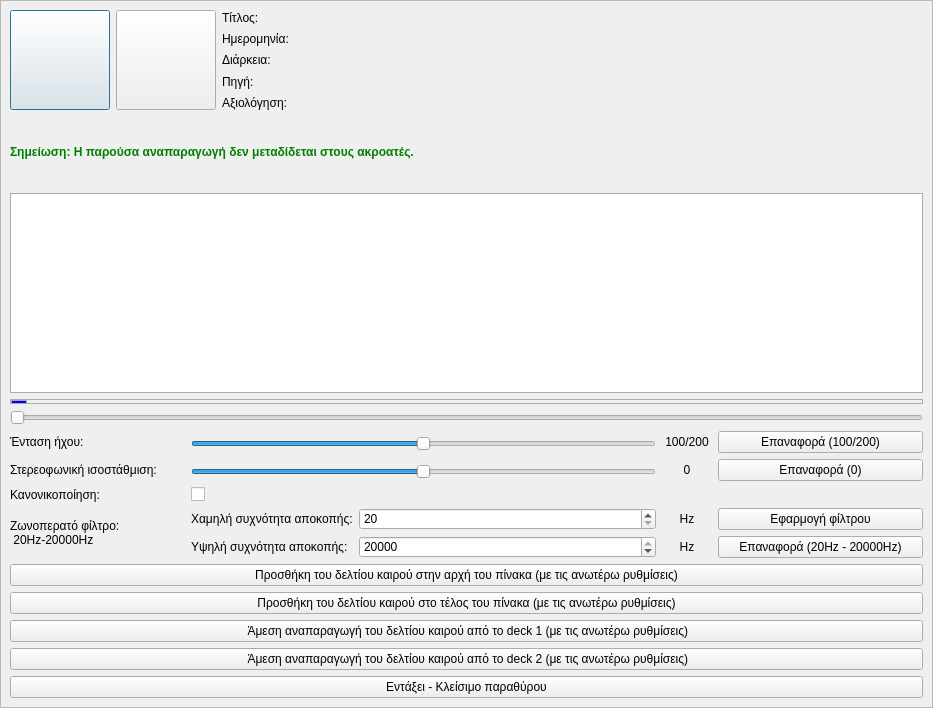
<?xml version="1.0" encoding="UTF-8"?>
<ui version="4.0">
 <class>Dialog</class>
 <widget class="QDialog" name="Dialog">
  <property name="geometry">
   <rect>
    <x>0</x>
    <y>0</y>
    <width>933</width>
    <height>708</height>
   </rect>
  </property>
  <property name="minimumSize">
   <size>
    <width>0</width>
    <height>0</height>
   </size>
  </property>
  <property name="windowTitle">
   <string>Προεπισκόπηση δελτίου καιρού</string>
  </property>
  <property name="windowIcon">
   <iconset resource="../../../../icons.qrc">
    <normaloff>:/rest-windows/assets/images/rest-windows/preview-weather.png</normaloff>:/rest-windows/assets/images/rest-windows/preview-weather.png</iconset>
  </property>
  <layout class="QGridLayout" name="gridLayout_2">
   <property name="leftMargin">
    <number>0</number>
   </property>
   <property name="topMargin">
    <number>0</number>
   </property>
   <property name="rightMargin">
    <number>0</number>
   </property>
   <property name="bottomMargin">
    <number>0</number>
   </property>
   <item row="0" column="0">
    <widget class="QScrollArea" name="scrollArea">
     <property name="widgetResizable">
      <bool>true</bool>
     </property>
     <widget class="QWidget" name="scrollAreaWidgetContents">
      <property name="geometry">
       <rect>
        <x>0</x>
        <y>0</y>
        <width>931</width>
        <height>706</height>
       </rect>
      </property>
      <property name="sizePolicy">
       <sizepolicy hsizetype="Ignored" vsizetype="Preferred">
        <horstretch>0</horstretch>
        <verstretch>0</verstretch>
       </sizepolicy>
      </property>
      <layout class="QGridLayout" name="gridLayout_6">
       <item row="0" column="0">
        <widget class="QFrame" name="frame">
         <property name="sizePolicy">
          <sizepolicy hsizetype="Preferred" vsizetype="Fixed">
           <horstretch>0</horstretch>
           <verstretch>0</verstretch>
          </sizepolicy>
         </property>
         <property name="minimumSize">
          <size>
           <width>0</width>
           <height>0</height>
          </size>
         </property>
         <property name="styleSheet">
          <string notr="true">QFrame{
	border:none;
}</string>
         </property>
         <property name="frameShape">
          <enum>QFrame::StyledPanel</enum>
         </property>
         <property name="frameShadow">
          <enum>QFrame::Raised</enum>
         </property>
         <layout class="QGridLayout" name="gridLayout">
          <property name="leftMargin">
           <number>0</number>
          </property>
          <property name="topMargin">
           <number>0</number>
          </property>
          <property name="rightMargin">
           <number>0</number>
          </property>
          <property name="bottomMargin">
           <number>0</number>
          </property>
          <item row="3" column="2">
           <widget class="QLabel" name="label_8">
            <property name="text">
             <string>Πηγή:</string>
            </property>
           </widget>
          </item>
          <item row="4" column="5">
           <widget class="QFrame" name="rating_frame">
            <property name="styleSheet">
             <string notr="true">QFrame{border:none;}</string>
            </property>
            <property name="frameShape">
             <enum>QFrame::StyledPanel</enum>
            </property>
            <property name="frameShadow">
             <enum>QFrame::Raised</enum>
            </property>
            <layout class="QGridLayout" name="gridLayout_5">
             <property name="leftMargin">
              <number>0</number>
             </property>
             <property name="topMargin">
              <number>0</number>
             </property>
             <property name="rightMargin">
              <number>0</number>
             </property>
             <property name="bottomMargin">
              <number>0</number>
             </property>
            </layout>
           </widget>
          </item>
          <item row="0" column="5">
           <widget class="QLabel" name="title">
            <property name="text">
             <string/>
            </property>
           </widget>
          </item>
          <item row="1" column="5">
           <widget class="QLabel" name="date">
            <property name="text">
             <string/>
            </property>
           </widget>
          </item>
          <item row="0" column="0" rowspan="5">
           <widget class="QPushButton" name="preview_play_or_pause">
            <property name="minimumSize">
             <size>
              <width>100</width>
              <height>100</height>
             </size>
            </property>
            <property name="maximumSize">
             <size>
              <width>100</width>
              <height>100</height>
             </size>
            </property>
            <property name="text">
             <string/>
            </property>
            <property name="icon">
             <iconset resource="../../../../icons.qrc">
              <normaloff>:/main-window/assets/images/main-window/play-song.png</normaloff>:/main-window/assets/images/main-window/play-song.png</iconset>
            </property>
            <property name="iconSize">
             <size>
              <width>50</width>
              <height>50</height>
             </size>
            </property>
           </widget>
          </item>
          <item row="2" column="2">
           <widget class="QLabel" name="label_3">
            <property name="sizePolicy">
             <sizepolicy hsizetype="Fixed" vsizetype="Preferred">
              <horstretch>0</horstretch>
              <verstretch>0</verstretch>
             </sizepolicy>
            </property>
            <property name="text">
             <string>Διάρκεια:</string>
            </property>
           </widget>
          </item>
          <item row="3" column="5">
           <widget class="QLabel" name="source">
            <property name="text">
             <string/>
            </property>
           </widget>
          </item>
          <item row="1" column="2">
           <widget class="QLabel" name="label_2">
            <property name="sizePolicy">
             <sizepolicy hsizetype="Fixed" vsizetype="Preferred">
              <horstretch>0</horstretch>
              <verstretch>0</verstretch>
             </sizepolicy>
            </property>
            <property name="text">
             <string>Ημερομηνία:</string>
            </property>
           </widget>
          </item>
          <item row="0" column="1" rowspan="5">
           <widget class="QPushButton" name="preview_stop">
            <property name="minimumSize">
             <size>
              <width>100</width>
              <height>100</height>
             </size>
            </property>
            <property name="maximumSize">
             <size>
              <width>100</width>
              <height>100</height>
             </size>
            </property>
            <property name="text">
             <string/>
            </property>
            <property name="icon">
             <iconset resource="../../../../icons.qrc">
              <normaloff>:/main-window/assets/images/main-window/stop-song.png</normaloff>:/main-window/assets/images/main-window/stop-song.png</iconset>
            </property>
            <property name="iconSize">
             <size>
              <width>50</width>
              <height>50</height>
             </size>
            </property>
           </widget>
          </item>
          <item row="4" column="2">
           <widget class="QLabel" name="label_9">
            <property name="text">
             <string>Αξιολόγηση:</string>
            </property>
           </widget>
          </item>
          <item row="2" column="5">
           <widget class="QLabel" name="current_and_total_duration">
            <property name="text">
             <string/>
            </property>
           </widget>
          </item>
          <item row="0" column="2">
           <widget class="QLabel" name="label">
            <property name="sizePolicy">
             <sizepolicy hsizetype="Fixed" vsizetype="Preferred">
              <horstretch>0</horstretch>
              <verstretch>0</verstretch>
             </sizepolicy>
            </property>
            <property name="text">
             <string>Τίτλος:</string>
            </property>
           </widget>
          </item>
         </layout>
        </widget>
       </item>
       <item row="1" column="0">
        <widget class="QLabel" name="label_14">
         <property name="styleSheet">
          <string notr="true">QLabel{
	font-weight:bold;
	color:green;
}</string>
         </property>
         <property name="text">
          <string>Σημείωση: Η παρούσα αναπαραγωγή δεν μεταδίδεται στους ακροατές.</string>
         </property>
        </widget>
       </item>
       <item row="2" column="0">
        <widget class="QFrame" name="graph_frame">
         <property name="minimumSize">
          <size>
           <width>0</width>
           <height>200</height>
          </size>
         </property>
         <property name="maximumSize">
          <size>
           <width>16777215</width>
           <height>200</height>
          </size>
         </property>
         <property name="styleSheet">
          <string notr="true">QFrame{border:1px solid #ABABAB;background:white;}</string>
         </property>
         <property name="frameShape">
          <enum>QFrame::StyledPanel</enum>
         </property>
         <property name="frameShadow">
          <enum>QFrame::Raised</enum>
         </property>
        </widget>
       </item>
       <item row="3" column="0">
        <widget class="QFrame" name="timeline_container_frame">
         <property name="minimumSize">
          <size>
           <width>0</width>
           <height>5</height>
          </size>
         </property>
         <property name="maximumSize">
          <size>
           <width>16777215</width>
           <height>5</height>
          </size>
         </property>
         <property name="styleSheet">
          <string notr="true">QFrame{border:1px solid #ABABAB;}</string>
         </property>
         <property name="frameShape">
          <enum>QFrame::StyledPanel</enum>
         </property>
         <property name="frameShadow">
          <enum>QFrame::Raised</enum>
         </property>
         <widget class="QFrame" name="timeline_pick_frame">
          <property name="geometry">
           <rect>
            <x>1</x>
            <y>1</y>
            <width>16</width>
            <height>4</height>
           </rect>
          </property>
          <property name="sizePolicy">
           <sizepolicy hsizetype="Fixed" vsizetype="Expanding">
            <horstretch>0</horstretch>
            <verstretch>0</verstretch>
           </sizepolicy>
          </property>
          <property name="minimumSize">
           <size>
            <width>0</width>
            <height>4</height>
           </size>
          </property>
          <property name="maximumSize">
           <size>
            <width>16777215</width>
            <height>4</height>
           </size>
          </property>
          <property name="styleSheet">
           <string notr="true">QFrame{
	background-color:blue;
}</string>
          </property>
          <property name="frameShape">
           <enum>QFrame::StyledPanel</enum>
          </property>
          <property name="frameShadow">
           <enum>QFrame::Raised</enum>
          </property>
         </widget>
        </widget>
       </item>
       <item row="4" column="0">
        <widget class="QSlider" name="timeline_slider">
         <property name="orientation">
          <enum>Qt::Horizontal</enum>
         </property>
        </widget>
       </item>
       <item row="5" column="0">
        <widget class="QFrame" name="frame_2">
         <property name="minimumSize">
          <size>
           <width>0</width>
           <height>0</height>
          </size>
         </property>
         <property name="styleSheet">
          <string notr="true">QFrame{border:none;}</string>
         </property>
         <property name="frameShape">
          <enum>QFrame::StyledPanel</enum>
         </property>
         <property name="frameShadow">
          <enum>QFrame::Raised</enum>
         </property>
         <layout class="QGridLayout" name="gridLayout_3">
          <property name="leftMargin">
           <number>0</number>
          </property>
          <property name="topMargin">
           <number>0</number>
          </property>
          <property name="rightMargin">
           <number>0</number>
          </property>
          <property name="bottomMargin">
           <number>0</number>
          </property>
          <item row="0" column="0">
           <widget class="QFrame" name="frame_3">
            <property name="sizePolicy">
             <sizepolicy hsizetype="Preferred" vsizetype="Fixed">
              <horstretch>0</horstretch>
              <verstretch>0</verstretch>
             </sizepolicy>
            </property>
            <property name="styleSheet">
             <string notr="true">QFrame{
	border:none;
}</string>
            </property>
            <property name="frameShape">
             <enum>QFrame::StyledPanel</enum>
            </property>
            <property name="frameShadow">
             <enum>QFrame::Raised</enum>
            </property>
            <layout class="QHBoxLayout" name="horizontalLayout">
             <property name="leftMargin">
              <number>0</number>
             </property>
             <property name="topMargin">
              <number>0</number>
             </property>
             <property name="rightMargin">
              <number>0</number>
             </property>
             <property name="bottomMargin">
              <number>0</number>
             </property>
             <item>
              <widget class="QLabel" name="label_4">
               <property name="minimumSize">
                <size>
                 <width>175</width>
                 <height>0</height>
                </size>
               </property>
               <property name="maximumSize">
                <size>
                 <width>175</width>
                 <height>16777215</height>
                </size>
               </property>
               <property name="styleSheet">
                <string notr="true">QLabel{border:none;}</string>
               </property>
               <property name="text">
                <string>Ένταση ήχου:</string>
               </property>
              </widget>
             </item>
             <item>
              <widget class="QFrame" name="frame_9">
               <property name="sizePolicy">
                <sizepolicy hsizetype="Expanding" vsizetype="Preferred">
                 <horstretch>0</horstretch>
                 <verstretch>0</verstretch>
                </sizepolicy>
               </property>
               <property name="frameShape">
                <enum>QFrame::StyledPanel</enum>
               </property>
               <property name="frameShadow">
                <enum>QFrame::Raised</enum>
               </property>
               <layout class="QVBoxLayout" name="verticalLayout">
                <property name="spacing">
                 <number>0</number>
                </property>
                <property name="leftMargin">
                 <number>0</number>
                </property>
                <property name="topMargin">
                 <number>0</number>
                </property>
                <property name="rightMargin">
                 <number>0</number>
                </property>
                <property name="bottomMargin">
                 <number>0</number>
                </property>
                <item>
                 <spacer name="verticalSpacer">
                  <property name="orientation">
                   <enum>Qt::Vertical</enum>
                  </property>
                  <property name="sizeHint" stdset="0">
                   <size>
                    <width>20</width>
                    <height>5</height>
                   </size>
                  </property>
                 </spacer>
                </item>
                <item>
                 <widget class="QSlider" name="volume_slider">
                  <property name="maximum">
                   <number>200</number>
                  </property>
                  <property name="value">
                   <number>100</number>
                  </property>
                  <property name="orientation">
                   <enum>Qt::Horizontal</enum>
                  </property>
                 </widget>
                </item>
                <item>
                 <spacer name="verticalSpacer_2">
                  <property name="orientation">
                   <enum>Qt::Vertical</enum>
                  </property>
                  <property name="sizeHint" stdset="0">
                   <size>
                    <width>20</width>
                    <height>1</height>
                   </size>
                  </property>
                 </spacer>
                </item>
               </layout>
              </widget>
             </item>
             <item>
              <widget class="QLabel" name="volume_label">
               <property name="minimumSize">
                <size>
                 <width>50</width>
                 <height>0</height>
                </size>
               </property>
               <property name="maximumSize">
                <size>
                 <width>50</width>
                 <height>16777215</height>
                </size>
               </property>
               <property name="text">
                <string>100/200</string>
               </property>
               <property name="alignment">
                <set>Qt::AlignCenter</set>
               </property>
              </widget>
             </item>
             <item>
              <widget class="QPushButton" name="reset_volume">
               <property name="sizePolicy">
                <sizepolicy hsizetype="Minimum" vsizetype="Maximum">
                 <horstretch>0</horstretch>
                 <verstretch>0</verstretch>
                </sizepolicy>
               </property>
               <property name="minimumSize">
                <size>
                 <width>205</width>
                 <height>0</height>
                </size>
               </property>
               <property name="maximumSize">
                <size>
                 <width>205</width>
                 <height>16777215</height>
                </size>
               </property>
               <property name="text">
                <string>Επαναφορά (100/200)</string>
               </property>
              </widget>
             </item>
            </layout>
           </widget>
          </item>
          <item row="1" column="0">
           <widget class="QFrame" name="frame_4">
            <property name="sizePolicy">
             <sizepolicy hsizetype="Preferred" vsizetype="Fixed">
              <horstretch>0</horstretch>
              <verstretch>0</verstretch>
             </sizepolicy>
            </property>
            <property name="styleSheet">
             <string notr="true">QFrame{
	border:none;
}</string>
            </property>
            <property name="frameShape">
             <enum>QFrame::StyledPanel</enum>
            </property>
            <property name="frameShadow">
             <enum>QFrame::Raised</enum>
            </property>
            <layout class="QHBoxLayout" name="horizontalLayout_2">
             <property name="leftMargin">
              <number>0</number>
             </property>
             <property name="topMargin">
              <number>0</number>
             </property>
             <property name="rightMargin">
              <number>0</number>
             </property>
             <property name="bottomMargin">
              <number>0</number>
             </property>
             <item>
              <widget class="QLabel" name="label_5">
               <property name="minimumSize">
                <size>
                 <width>175</width>
                 <height>0</height>
                </size>
               </property>
               <property name="maximumSize">
                <size>
                 <width>175</width>
                 <height>16777215</height>
                </size>
               </property>
               <property name="styleSheet">
                <string notr="true">QLabel{border:none;}</string>
               </property>
               <property name="text">
                <string>Στερεοφωνική ισοστάθμιση:</string>
               </property>
              </widget>
             </item>
             <item>
              <widget class="QFrame" name="frame_12">
               <property name="sizePolicy">
                <sizepolicy hsizetype="Expanding" vsizetype="Preferred">
                 <horstretch>0</horstretch>
                 <verstretch>0</verstretch>
                </sizepolicy>
               </property>
               <property name="frameShape">
                <enum>QFrame::StyledPanel</enum>
               </property>
               <property name="frameShadow">
                <enum>QFrame::Raised</enum>
               </property>
               <layout class="QVBoxLayout" name="verticalLayout_2">
                <property name="spacing">
                 <number>0</number>
                </property>
                <property name="leftMargin">
                 <number>0</number>
                </property>
                <property name="topMargin">
                 <number>0</number>
                </property>
                <property name="rightMargin">
                 <number>0</number>
                </property>
                <property name="bottomMargin">
                 <number>0</number>
                </property>
                <item>
                 <spacer name="verticalSpacer_3">
                  <property name="orientation">
                   <enum>Qt::Vertical</enum>
                  </property>
                  <property name="sizeHint" stdset="0">
                   <size>
                    <width>20</width>
                    <height>5</height>
                   </size>
                  </property>
                 </spacer>
                </item>
                <item>
                 <widget class="QSlider" name="pan_slider">
                  <property name="minimum">
                   <number>-100</number>
                  </property>
                  <property name="maximum">
                   <number>100</number>
                  </property>
                  <property name="value">
                   <number>0</number>
                  </property>
                  <property name="orientation">
                   <enum>Qt::Horizontal</enum>
                  </property>
                 </widget>
                </item>
                <item>
                 <spacer name="verticalSpacer_4">
                  <property name="orientation">
                   <enum>Qt::Vertical</enum>
                  </property>
                  <property name="sizeHint" stdset="0">
                   <size>
                    <width>20</width>
                    <height>1</height>
                   </size>
                  </property>
                 </spacer>
                </item>
               </layout>
              </widget>
             </item>
             <item>
              <widget class="QLabel" name="pan_label">
               <property name="minimumSize">
                <size>
                 <width>50</width>
                 <height>0</height>
                </size>
               </property>
               <property name="maximumSize">
                <size>
                 <width>50</width>
                 <height>16777215</height>
                </size>
               </property>
               <property name="text">
                <string>0</string>
               </property>
               <property name="alignment">
                <set>Qt::AlignCenter</set>
               </property>
              </widget>
             </item>
             <item>
              <widget class="QPushButton" name="reset_pan">
               <property name="sizePolicy">
                <sizepolicy hsizetype="Minimum" vsizetype="Maximum">
                 <horstretch>0</horstretch>
                 <verstretch>0</verstretch>
                </sizepolicy>
               </property>
               <property name="minimumSize">
                <size>
                 <width>205</width>
                 <height>0</height>
                </size>
               </property>
               <property name="maximumSize">
                <size>
                 <width>205</width>
                 <height>16777215</height>
                </size>
               </property>
               <property name="text">
                <string>Επαναφορά (0)</string>
               </property>
              </widget>
             </item>
            </layout>
           </widget>
          </item>
          <item row="3" column="0">
           <widget class="QFrame" name="frame_6">
            <property name="sizePolicy">
             <sizepolicy hsizetype="Preferred" vsizetype="Fixed">
              <horstretch>0</horstretch>
              <verstretch>0</verstretch>
             </sizepolicy>
            </property>
            <property name="styleSheet">
             <string notr="true">QFrame{
	border:none;
}</string>
            </property>
            <property name="frameShape">
             <enum>QFrame::StyledPanel</enum>
            </property>
            <property name="frameShadow">
             <enum>QFrame::Raised</enum>
            </property>
            <layout class="QHBoxLayout" name="horizontalLayout_4">
             <property name="leftMargin">
              <number>0</number>
             </property>
             <property name="topMargin">
              <number>0</number>
             </property>
             <property name="rightMargin">
              <number>0</number>
             </property>
             <property name="bottomMargin">
              <number>0</number>
             </property>
             <item>
              <widget class="QLabel" name="label_7">
               <property name="minimumSize">
                <size>
                 <width>175</width>
                 <height>0</height>
                </size>
               </property>
               <property name="maximumSize">
                <size>
                 <width>175</width>
                 <height>16777215</height>
                </size>
               </property>
               <property name="styleSheet">
                <string notr="true">QLabel{border:none;}</string>
               </property>
               <property name="text">
                <string>Ζωνοπερατό φίλτρο:
 20Hz-20000Hz</string>
               </property>
              </widget>
             </item>
             <item>
              <widget class="QFrame" name="frame_13">
               <property name="frameShape">
                <enum>QFrame::StyledPanel</enum>
               </property>
               <property name="frameShadow">
                <enum>QFrame::Raised</enum>
               </property>
               <layout class="QGridLayout" name="gridLayout_4">
                <property name="leftMargin">
                 <number>0</number>
                </property>
                <property name="topMargin">
                 <number>0</number>
                </property>
                <property name="rightMargin">
                 <number>0</number>
                </property>
                <property name="bottomMargin">
                 <number>0</number>
                </property>
                <item row="0" column="1">
                 <widget class="QSpinBox" name="low_frequency">
                  <property name="minimum">
                   <number>20</number>
                  </property>
                  <property name="maximum">
                   <number>20000</number>
                  </property>
                  <property name="singleStep">
                   <number>100</number>
                  </property>
                 </widget>
                </item>
                <item row="1" column="1">
                 <widget class="QSpinBox" name="high_frequency">
                  <property name="minimum">
                   <number>20</number>
                  </property>
                  <property name="maximum">
                   <number>20000</number>
                  </property>
                  <property name="singleStep">
                   <number>100</number>
                  </property>
                  <property name="value">
                   <number>20000</number>
                  </property>
                 </widget>
                </item>
                <item row="0" column="2">
                 <widget class="QLabel" name="label_12">
                  <property name="minimumSize">
                   <size>
                    <width>50</width>
                    <height>0</height>
                   </size>
                  </property>
                  <property name="maximumSize">
                   <size>
                    <width>50</width>
                    <height>16777215</height>
                   </size>
                  </property>
                  <property name="text">
                   <string>Hz</string>
                  </property>
                  <property name="alignment">
                   <set>Qt::AlignCenter</set>
                  </property>
                 </widget>
                </item>
                <item row="0" column="0">
                 <widget class="QLabel" name="label_10">
                  <property name="sizePolicy">
                   <sizepolicy hsizetype="Fixed" vsizetype="Preferred">
                    <horstretch>0</horstretch>
                    <verstretch>0</verstretch>
                   </sizepolicy>
                  </property>
                  <property name="text">
                   <string>Χαμηλή συχνότητα αποκοπής:</string>
                  </property>
                 </widget>
                </item>
                <item row="0" column="3">
                 <widget class="QPushButton" name="apply_filter">
                  <property name="sizePolicy">
                   <sizepolicy hsizetype="Minimum" vsizetype="Maximum">
                    <horstretch>0</horstretch>
                    <verstretch>0</verstretch>
                   </sizepolicy>
                  </property>
                  <property name="minimumSize">
                   <size>
                    <width>205</width>
                    <height>0</height>
                   </size>
                  </property>
                  <property name="maximumSize">
                   <size>
                    <width>205</width>
                    <height>16777215</height>
                   </size>
                  </property>
                  <property name="text">
                   <string>Εφαρμογή φίλτρου</string>
                  </property>
                  <property name="icon">
                   <iconset resource="../../../../icons.qrc">
                    <normaloff>:/main-window/assets/images/main-window/apply-filter.png</normaloff>:/main-window/assets/images/main-window/apply-filter.png</iconset>
                  </property>
                 </widget>
                </item>
                <item row="1" column="2">
                 <widget class="QLabel" name="label_13">
                  <property name="minimumSize">
                   <size>
                    <width>50</width>
                    <height>0</height>
                   </size>
                  </property>
                  <property name="maximumSize">
                   <size>
                    <width>50</width>
                    <height>16777215</height>
                   </size>
                  </property>
                  <property name="text">
                   <string>Hz</string>
                  </property>
                  <property name="alignment">
                   <set>Qt::AlignCenter</set>
                  </property>
                 </widget>
                </item>
                <item row="1" column="3">
                 <widget class="QPushButton" name="reset_filter">
                  <property name="sizePolicy">
                   <sizepolicy hsizetype="Minimum" vsizetype="Maximum">
                    <horstretch>0</horstretch>
                    <verstretch>0</verstretch>
                   </sizepolicy>
                  </property>
                  <property name="minimumSize">
                   <size>
                    <width>205</width>
                    <height>0</height>
                   </size>
                  </property>
                  <property name="maximumSize">
                   <size>
                    <width>205</width>
                    <height>16777215</height>
                   </size>
                  </property>
                  <property name="text">
                   <string>Επαναφορά (20Hz - 20000Hz)</string>
                  </property>
                  <property name="icon">
                   <iconset resource="../../../../icons.qrc">
                    <normaloff>:/main-window/assets/images/main-window/default-filter.png</normaloff>:/main-window/assets/images/main-window/default-filter.png</iconset>
                  </property>
                 </widget>
                </item>
                <item row="1" column="0">
                 <widget class="QLabel" name="label_11">
                  <property name="sizePolicy">
                   <sizepolicy hsizetype="Fixed" vsizetype="Preferred">
                    <horstretch>0</horstretch>
                    <verstretch>0</verstretch>
                   </sizepolicy>
                  </property>
                  <property name="text">
                   <string>Υψηλή συχνότητα αποκοπής:</string>
                  </property>
                 </widget>
                </item>
               </layout>
              </widget>
             </item>
            </layout>
           </widget>
          </item>
          <item row="2" column="0">
           <widget class="QFrame" name="frame_5">
            <property name="sizePolicy">
             <sizepolicy hsizetype="Preferred" vsizetype="Fixed">
              <horstretch>0</horstretch>
              <verstretch>0</verstretch>
             </sizepolicy>
            </property>
            <property name="styleSheet">
             <string notr="true">QFrame{
	border:none;
}</string>
            </property>
            <property name="frameShape">
             <enum>QFrame::StyledPanel</enum>
            </property>
            <property name="frameShadow">
             <enum>QFrame::Raised</enum>
            </property>
            <layout class="QHBoxLayout" name="horizontalLayout_3">
             <property name="leftMargin">
              <number>0</number>
             </property>
             <property name="topMargin">
              <number>0</number>
             </property>
             <property name="rightMargin">
              <number>0</number>
             </property>
             <property name="bottomMargin">
              <number>0</number>
             </property>
             <item>
              <widget class="QLabel" name="label_6">
               <property name="minimumSize">
                <size>
                 <width>175</width>
                 <height>0</height>
                </size>
               </property>
               <property name="maximumSize">
                <size>
                 <width>175</width>
                 <height>16777215</height>
                </size>
               </property>
               <property name="styleSheet">
                <string notr="true">QLabel{border:none;}</string>
               </property>
               <property name="text">
                <string>Κανονικοποίηση:</string>
               </property>
              </widget>
             </item>
             <item>
              <widget class="QCheckBox" name="is_normalized">
               <property name="text">
                <string/>
               </property>
              </widget>
             </item>
            </layout>
           </widget>
          </item>
         </layout>
        </widget>
       </item>
       <item row="6" column="0">
        <widget class="QPushButton" name="add_to_player_list_top">
         <property name="sizePolicy">
          <sizepolicy hsizetype="Minimum" vsizetype="Maximum">
           <horstretch>0</horstretch>
           <verstretch>0</verstretch>
          </sizepolicy>
         </property>
         <property name="text">
          <string>Προσθήκη του δελτίου καιρού στην αρχή του πίνακα (με τις ανωτέρω ρυθμίσεις)</string>
         </property>
         <property name="icon">
          <iconset resource="../../../../icons.qrc">
           <normaloff>:/rest-windows/assets/images/rest-windows/add-to-playlist-start.png</normaloff>:/rest-windows/assets/images/rest-windows/add-to-playlist-start.png</iconset>
         </property>
        </widget>
       </item>
       <item row="7" column="0">
        <widget class="QPushButton" name="add_to_player_list_bottom">
         <property name="sizePolicy">
          <sizepolicy hsizetype="Minimum" vsizetype="Maximum">
           <horstretch>0</horstretch>
           <verstretch>0</verstretch>
          </sizepolicy>
         </property>
         <property name="text">
          <string>Προσθήκη του δελτίου καιρού στο τέλος του πίνακα (με τις ανωτέρω ρυθμίσεις)</string>
         </property>
         <property name="icon">
          <iconset resource="../../../../icons.qrc">
           <normaloff>:/rest-windows/assets/images/rest-windows/add-to-playlist-end.png</normaloff>:/rest-windows/assets/images/rest-windows/add-to-playlist-end.png</iconset>
         </property>
        </widget>
       </item>
       <item row="8" column="0">
        <widget class="QPushButton" name="play_in_deck_1">
         <property name="sizePolicy">
          <sizepolicy hsizetype="Minimum" vsizetype="Maximum">
           <horstretch>0</horstretch>
           <verstretch>0</verstretch>
          </sizepolicy>
         </property>
         <property name="text">
          <string> Άμεση αναπαραγωγή του δελτίου καιρού από το deck 1 (με τις ανωτέρω ρυθμίσεις)</string>
         </property>
         <property name="icon">
          <iconset resource="../../../../icons.qrc">
           <normaloff>:/rest-windows/assets/images/rest-windows/play-now.png</normaloff>:/rest-windows/assets/images/rest-windows/play-now.png</iconset>
         </property>
        </widget>
       </item>
       <item row="9" column="0">
        <widget class="QPushButton" name="play_in_deck_2">
         <property name="sizePolicy">
          <sizepolicy hsizetype="Minimum" vsizetype="Maximum">
           <horstretch>0</horstretch>
           <verstretch>0</verstretch>
          </sizepolicy>
         </property>
         <property name="text">
          <string> Άμεση αναπαραγωγή του δελτίου καιρού από το deck 2 (με τις ανωτέρω ρυθμίσεις)</string>
         </property>
         <property name="icon">
          <iconset resource="../../../../icons.qrc">
           <normaloff>:/rest-windows/assets/images/rest-windows/play-now.png</normaloff>:/rest-windows/assets/images/rest-windows/play-now.png</iconset>
         </property>
        </widget>
       </item>
       <item row="10" column="0">
        <widget class="QPushButton" name="ok">
         <property name="sizePolicy">
          <sizepolicy hsizetype="Minimum" vsizetype="Maximum">
           <horstretch>0</horstretch>
           <verstretch>0</verstretch>
          </sizepolicy>
         </property>
         <property name="text">
          <string>Εντάξει - Κλείσιμο παραθύρου</string>
         </property>
         <property name="icon">
          <iconset resource="../../../../icons.qrc">
           <normaloff>:/rest-windows/assets/images/rest-windows/ok.png</normaloff>:/rest-windows/assets/images/rest-windows/ok.png</iconset>
         </property>
        </widget>
       </item>
      </layout>
     </widget>
    </widget>
   </item>
  </layout>
 </widget>
 <tabstops>
  <tabstop>scrollArea</tabstop>
  <tabstop>preview_play_or_pause</tabstop>
  <tabstop>preview_stop</tabstop>
  <tabstop>timeline_slider</tabstop>
  <tabstop>volume_slider</tabstop>
  <tabstop>reset_volume</tabstop>
  <tabstop>pan_slider</tabstop>
  <tabstop>reset_pan</tabstop>
  <tabstop>is_normalized</tabstop>
  <tabstop>low_frequency</tabstop>
  <tabstop>high_frequency</tabstop>
  <tabstop>apply_filter</tabstop>
  <tabstop>reset_filter</tabstop>
  <tabstop>add_to_player_list_top</tabstop>
  <tabstop>add_to_player_list_bottom</tabstop>
  <tabstop>play_in_deck_1</tabstop>
  <tabstop>play_in_deck_2</tabstop>
  <tabstop>ok</tabstop>
 </tabstops>
 <resources>
  <include location="../../../../icons.qrc"/>
 </resources>
 <connections/>
</ui>
